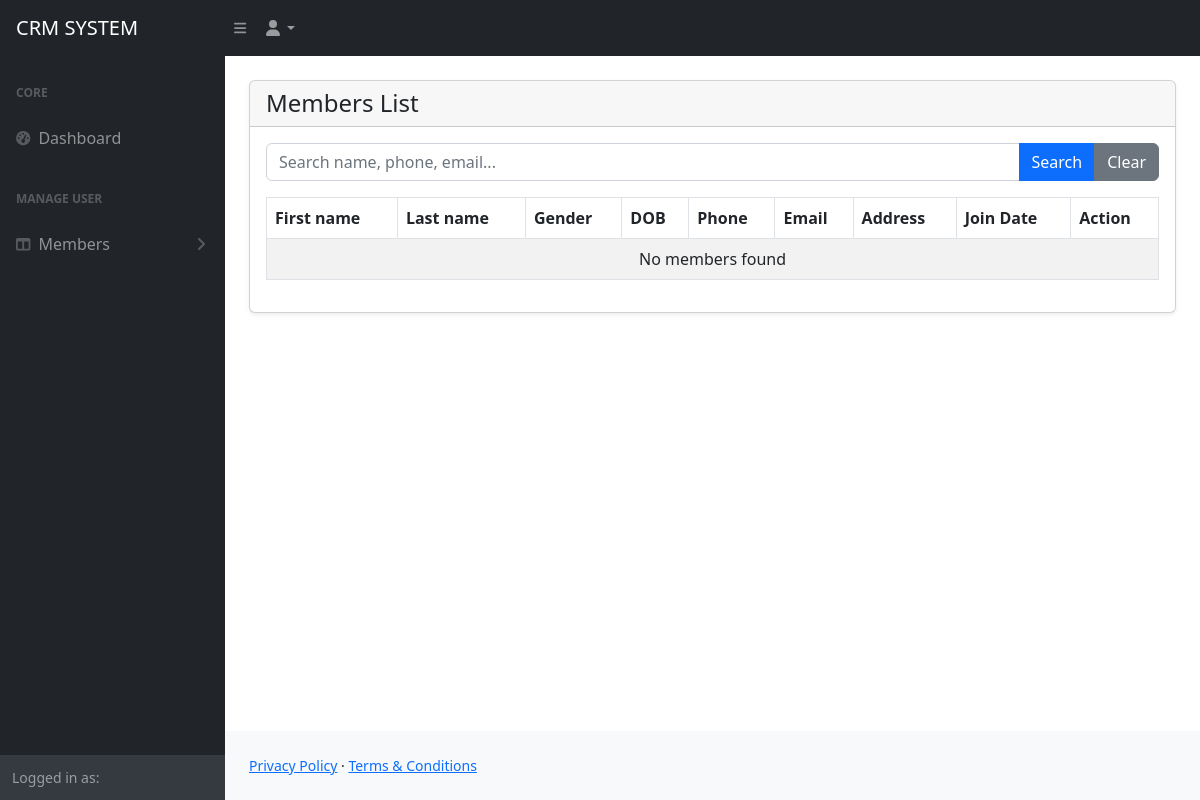
The app's page /admin/list-members.php, older data.
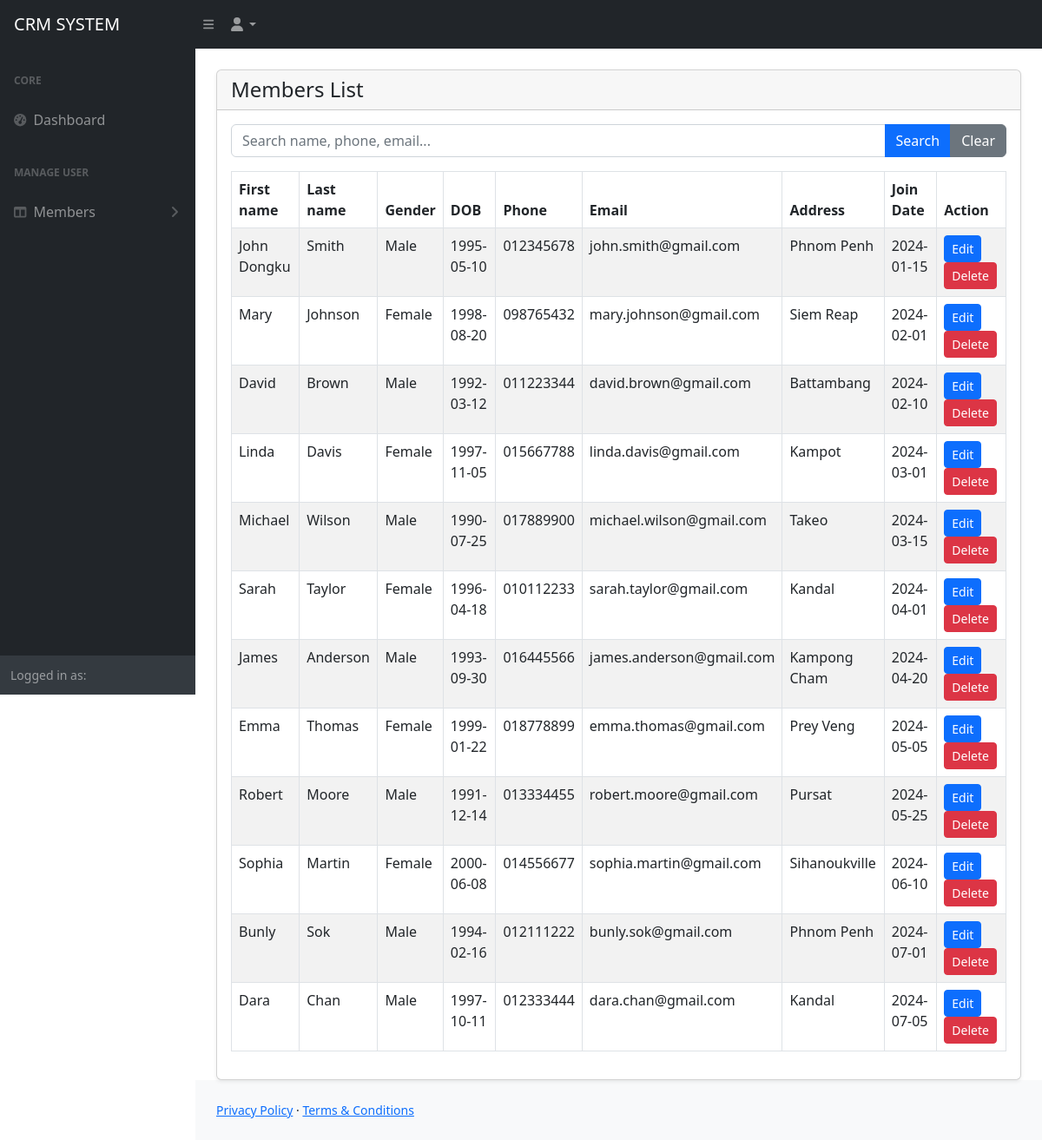
The same page, newer data.
### tables this page shows
CREATE TABLE members (
    id INT NOT NULL AUTO_INCREMENT,
    first_name VARCHAR(100) NOT NULL,
    last_name VARCHAR(100) NOT NULL,
    gender ENUM('Male', 'Female') NOT NULL,
    dob DATE NOT NULL,
    join_date DATE NOT NULL,
    phone VARCHAR(20) NOT NULL,
    email VARCHAR(150) NOT NULL,
    address TEXT,
    status TINYINT(1) NOT NULL DEFAULT 1 COMMENT '0=Deleted, 1=Active, 2=Edited',
    created_at TIMESTAMP DEFAULT CURRENT_TIMESTAMP,
    PRIMARY KEY (id)
);

### admin/list-members.php (the view)
<?php
include('includes/header.php');
include_once "../conn.php";
$search = "";
if (isset($_GET['search'])) {
    $search = mysqli_real_escape_string($conn, $_GET['search']);
    $sql = mysqli_query($conn, "
        SELECT * FROM members
        WHERE status = 1
        AND (
            first_name LIKE '%$search%'
            OR last_name LIKE '%$search%'
            OR phone LIKE '%$search%'
            OR email LIKE '%$search%'
        )
        ORDER BY id ASC
    ");
} else {
    $sql = mysqli_query($conn, "SELECT * FROM members WHERE status = 1 ORDER BY id ASC");
}
?>
<div class="container-fluid px-4">
    <div class="card mt-4 shadow-sm">
        <div class="card-header">
            <h4 class="mb-0">Members List</h4>
        </div>
        <div class="card-body">
            <form method="GET" class="mb-3">
                <div class="input-group">
                    <input type="text" name="search" class="form-control"
                           placeholder="Search name, phone, email..."
                           value="<?= htmlspecialchars($search); ?>">
                    <button class="btn btn-primary" type="submit">Search</button>
                    <a href="list-members.php" class="btn btn-secondary">Clear</a>
                </div>
            </form>
            <div class="table-responsive">
                <table class="table table-bordered table-striped">
                    <thead>
                        <tr>
                            <th>First name</th>
                            <th>Last name</th>
                            <th>Gender</th>
                            <th>DOB</th>
                            <th>Phone</th>
                            <th>Email</th>
                            <th>Address</th>
                            <th>Join Date</th>
                            <th>Action</th>
                        </tr>
                    </thead>
                    <tbody>
                    <?php if (mysqli_num_rows($sql) > 0): ?>
                        <?php while ($rw = mysqli_fetch_assoc($sql)): ?>
                            <tr>
                                <td><?= $rw['first_name']; ?></td>
                                <td><?= $rw['last_name']; ?></td>
                                <td><?= $rw['gender']; ?></td>
                                <td><?= $rw['dob']; ?></td>
                                <td><?= $rw['phone']; ?></td>
                                <td><?= $rw['email']; ?></td>
                                <td><?= $rw['address']; ?></td>
                                <td><?= $rw['join_date']; ?></td>
                                <td>
                                    <a class="btn btn-primary btn-sm"
                                       href="edit-member.php?id=<?= $rw['id']; ?>">
                                        Edit
                                    </a>
                                    <a class="btn btn-danger btn-sm"
                                       href="delete-member.php?id=<?= $rw['id']; ?>"
                                       onclick="return confirm('Are you sure you want to delete this member?')">
                                        Delete
                                    </a>
                                </td>
                            </tr>
                        <?php endwhile; ?>
                    <?php else: ?>
                        <tr>
                            <td colspan="9" class="text-center">No members found</td>
                        </tr>
                    <?php endif; ?>
                    </tbody>
                </table>
            </div>
        </div>
    </div>
</div>
<?php include('includes/footer.php'); ?>

### admin/includes/header.php (shortened to what this page needs)
<!DOCTYPE html>
<html lang="en">
    <head>
        <link href="https://cdn.jsdelivr.net/npm/simple-datatables@7.1.2/dist/style.min.css" rel="stylesheet" />
        <link href="assets/css/styles.css" rel="stylesheet" />
    </head>
    <body class="sb-nav-fixed">
    <?php include('navbar.php'); ?>
    <div id="layoutSidenav">
    <?php include('sidebar.php'); ?>
                <div id="layoutSidenav_content">
                <main>

### admin/includes/navbar.php (shortened to what this page needs)
<nav class="sb-topnav navbar navbar-expand navbar-dark bg-dark">
            <a class="navbar-brand ps-3" href="index.php">CRM SYSTEM</a>
            <button class="btn btn-link btn-sm order-1 order-lg-0 me-4 me-lg-0" id="sidebarToggle" href="#!"><i class="fas fa-bars"></i></button>
            <ul class="navbar-nav ms-auto ms-md-0 me-3 me-lg-4">
                <li class="nav-item dropdown">
                    <a class="nav-link dropdown-toggle" id="navbarDropdown" href="#" role="button" data-bs-toggle="dropdown" aria-expanded="false"><i class="fas fa-user fa-fw"></i></a>
                </li>
            </ul>
        </nav>

### admin/includes/sidebar.php (shortened to what this page needs)
<div id="layoutSidenav_nav">
    <nav class="sb-sidenav accordion sb-sidenav-dark" id="sidenavAccordion">
        <div class="sb-sidenav-menu">
            <div class="nav">
                <div class="sb-sidenav-menu-heading">Core</div>
                <a class="nav-link" href="index.php">
                    <div class="sb-nav-link-icon"><i class="fas fa-tachometer-alt"></i></div>
                    Dashboard
                </a>
                <div class="sb-sidenav-menu-heading">Manage User</div>
                <a class="nav-link collapsed" href="#" data-bs-toggle="collapse" data-bs-target="#collapseAdmins" aria-expanded="false" aria-controls="collapseAdmins">
                    <div class="sb-nav-link-icon"><i class="fas fa-columns"></i></div>
                        Members
                    <div class="sb-sidenav-collapse-arrow"><i class="fas fa-angle-down"></i></div>
                </a>
            </div>
        </div>
        <div class="sb-sidenav-footer">
            <div class="small">Logged in as:</div>
        </div>
    </nav>
</div>

### admin/includes/footer.php (shortened to what this page needs)
</main>
                <footer class="py-4 bg-light mt-auto">
                    <div class="container-fluid px-4">
                        <div class="d-flex align-items-center justify-content-between small">
                            <div>
                                <a href="#">Privacy Policy</a>
                                &middot;
                                <a href="#">Terms &amp; Conditions</a>
                            </div>
                        </div>
                    </div>
                </footer>
            </div>
        </div>
    </body>
</html>

Row changes from the older to the newer data that the page shows:
added members: first_name "John Dongku", last_name "Smith", gender "Male", dob "1995-05-10", phone "012345678", email "john.smith@gmail.com", address "Phnom Penh", join_date "2024-01-15"
added members: first_name "Mary", last_name "Johnson", gender "Female", dob "1998-08-20", phone "098765432", email "mary.johnson@gmail.com", address "Siem Reap", join_date "2024-02-01"
added members: first_name "David", last_name "Brown", gender "Male", dob "1992-03-12", phone "011223344", email "david.brown@gmail.com", address "Battambang", join_date "2024-02-10"
added members: first_name "Linda", last_name "Davis", gender "Female", dob "1997-11-05", phone "015667788", email "linda.davis@gmail.com", address "Kampot", join_date "2024-03-01"
added members: first_name "Michael", last_name "Wilson", gender "Male", dob "1990-07-25", phone "017889900", email "michael.wilson@gmail.com", address "Takeo", join_date "2024-03-15"
added members: first_name "Sarah", last_name "Taylor", gender "Female", dob "1996-04-18", phone "010112233", email "sarah.taylor@gmail.com", address "Kandal", join_date "2024-04-01"
added members: first_name "James", last_name "Anderson", gender "Male", dob "1993-09-30", phone "016445566", email "james.anderson@gmail.com", address "Kampong Cham", join_date "2024-04-20"
added members: first_name "Emma", last_name "Thomas", gender "Female", dob "1999-01-22", phone "018778899", email "emma.thomas@gmail.com", address "Prey Veng", join_date "2024-05-05"
added members: first_name "Robert", last_name "Moore", gender "Male", dob "1991-12-14", phone "013334455", email "robert.moore@gmail.com", address "Pursat", join_date "2024-05-25"
added members: first_name "Sophia", last_name "Martin", gender "Female", dob "2000-06-08", phone "014556677", email "sophia.martin@gmail.com", address "Sihanoukville", join_date "2024-06-10"
added members: first_name "Bunly", last_name "Sok", gender "Male", dob "1994-02-16", phone "012111222", email "bunly.sok@gmail.com", address "Phnom Penh", join_date "2024-07-01"
added members: first_name "Dara", last_name "Chan", gender "Male", dob "1997-10-11", phone "012333444", email "dara.chan@gmail.com", address "Kandal", join_date "2024-07-05"
Text that changed along with them:
text no longer shown: "No members found"
